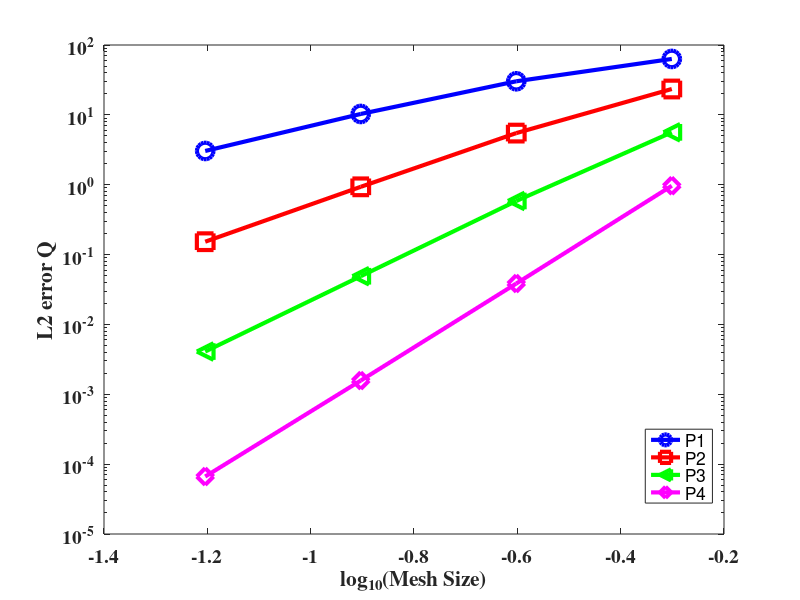

MATLAB code to generate this figure:



function convergencePlotsq

clc 

errors=[63.1576  30.2455  10.2992  3.0421
         23.4498  5.4821  0.93297  0.15287 
          5.6228  0.58498  0.048977  0.0040917 
             0.96567  0.03849  0.0015712   6.6461e-05];
    
    

  
hs = 0.5.^[1 2 3 4];
lerrors = log10(errors);
lhs = log10(hs);


figure
semilogy(lhs (1,:),errors(1,:),'-bo','LineWidth',3,'MarkerSize',12)
hold on
semilogy(lhs (1,:),errors(2,:),'-rs','LineWidth',3,'MarkerSize',12)
hold on
semilogy(lhs (1,:),errors(3,:),'-g<','LineWidth',3,'MarkerSize',12)
hold on
semilogy(lhs (1,:),errors(4,:),'-md','LineWidth',3,'MarkerSize',12)
hold on

[h]=legend('P1','P2','P3','P4','Location','southeast');
%h=findobj(ax,'type','axis');
%set(h(1), 'visible', 'off')    % Hides the legend's axes (legend border and background)
set(h,'PlotBoxAspectRatioMode','manual');
set(h,'PlotBoxAspectRatio',[1 1.1 1]);
set(h,'FontSize',14)
%set(icons,'FontSize',30)
%set(str,'FontSize',30)
xlabel('log_{10}(Mesh Size)','FontSize',20,'fontname','times','fontweight','bold'), ylabel('L2 error Q','FontSize',20,'fontname','times','fontweight','bold')
set(gca,'fontsize',14,'fontweight','bold')
set(gca,'fontname','times')
%title('HDG','FontSize',15)
%legend boxoff 


p1slope1=(log10(errors(1,1))-log10(errors(1,2)))/(log10(0.5^1)-log10(0.5^2))
p1slope2=(log10(errors(1,2))-log10(errors(1,3)))/(log10(0.5^2)-log10(0.5^3))
p1slope3=(log10(errors(1,3))-log10(errors(1,4)))/(log10(0.5^3)-log10(0.5^4))

p2slope1=(log10(errors(2,1))-log10(errors(2,2)))/(log10(0.5^1)-log10(0.5^2))
p2slope2=(log10(errors(2,2))-log10(errors(2,3)))/(log10(0.5^2)-log10(0.5^3))
p2slope3=(log10(errors(2,3))-log10(errors(2,4)))/(log10(0.5^3)-log10(0.5^4))

p3slope1=(log10(errors(3,1))-log10(errors(3,2)))/(log10(0.5^1)-log10(0.5^2))
p3slope2=(log10(errors(3,2))-log10(errors(3,3)))/(log10(0.5^2)-log10(0.5^3))
p3slope3=(log10(errors(3,3))-log10(errors(3,4)))/(log10(0.5^3)-log10(0.5^4))

p4slope1=(log10(errors(4,1))-log10(errors(4,2)))/(log10(0.5^1)-log10(0.5^2))
p4slope2=(log10(errors(4,2))-log10(errors(4,3)))/(log10(0.5^2)-log10(0.5^3))
p4slope3=(log10(errors(4,3))-log10(errors(4,4)))/(log10(0.5^3)-log10(0.5^4))




